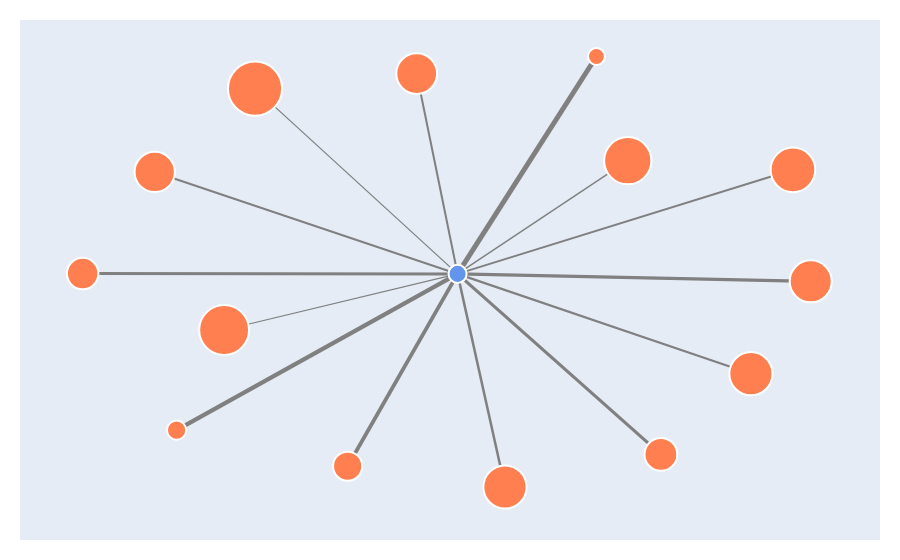

Write notebook code for a chart like this one.
### Code cell
fig = go.Figure(
   layout=go.Layout(
      titlefont_size=16,
      showlegend=False,
      hovermode='closest',
      margin=dict(b=20,l=20,r=20,t=20),
      xaxis=dict(showgrid=False, zeroline=False, showticklabels=False),
      yaxis=dict(showgrid=False, zeroline=False, showticklabels=False)
   )
)

for trace in edge_traces:
   fig.add_trace(trace)
fig.add_trace(node_trace)
fig.add_trace(edge_midpoint_trace)

fig.show()

### Figure 1 — Plotly figure (JSON) as saved in the notebook; plotly's stock layout.template omitted (floating-point values rounded to 4 significant figures)
{"data": [{"line": {"color": "gray", "width": 5.005}, "mode": "lines", "type": "scatter", "x": [0.0006874, 0.3713, null], "y": [-0.004906, 0.9437, null]}, {"line": {"color": "gray", "width": 4.225}, "mode": "lines", "type": "scatter", "x": [0.0006874, -0.7493, null], "y": [-0.004906, -0.687, null]}, {"line": {"color": "gray", "width": 3.775}, "mode": "lines", "type": "scatter", "x": [0.0006874, -0.2927, null], "y": [-0.004906, -0.8443, null]}, {"line": {"color": "gray", "width": 3.255}, "mode": "lines", "type": "scatter", "x": [0.0006874, 0.9434, null], "y": [-0.004906, -0.03736, null]}, {"line": {"color": "gray", "width": 3.206}, "mode": "lines", "type": "scatter", "x": [0.0006874, 0.5434, null], "y": [-0.004906, -0.7928, null]}, {"line": {"color": "gray", "width": 2.992}, "mode": "lines", "type": "scatter", "x": [0.0006874, -1, null], "y": [-0.004906, -0.003496, null]}, {"line": {"color": "gray", "width": 2.512}, "mode": "lines", "type": "scatter", "x": [0.0006874, 0.1273, null], "y": [-0.004906, -0.9349, null]}, {"line": {"color": "gray", "width": 2.173}, "mode": "lines", "type": "scatter", "x": [0.0006874, 0.7837, null], "y": [-0.004906, -0.4405, null]}, {"line": {"color": "gray", "width": 2.113}, "mode": "lines", "type": "scatter", "x": [0.0006874, -0.8077, null], "y": [-0.004906, 0.4402, null]}, {"line": {"color": "gray", "width": 2.063}, "mode": "lines", "type": "scatter", "x": [0.0006874, -0.1084, null], "y": [-0.004906, 0.8691, null]}, {"line": {"color": "gray", "width": 2.027}, "mode": "lines", "type": "scatter", "x": [0.0006874, 0.8959, null], "y": [-0.004906, 0.4492, null]}, {"line": {"color": "gray", "width": 1.418}, "mode": "lines", "type": "scatter", "x": [0.0006874, 0.455, null], "y": [-0.004906, 0.4892, null]}, {"line": {"color": "gray", "width": 1.274}, "mode": "lines", "type": "scatter", "x": [0.0006874, -0.5399, null], "y": [-0.004906, 0.8036, null]}, {"line": {"color": "gray", "width": 1.152}, "mode": "lines", "type": "scatter", "x": [0.0006874, -0.6224, null], "y": [-0.004906, -0.2498, null]}, {"hoverinfo": "text", "marker": {"color": ["cornflowerblue", "coral", "coral", "coral", "coral", "coral", "coral", "coral", "coral", "coral", "coral", "coral", "coral", "coral", "coral"], "line": {"width": 2}, "opacity": 1, "size": [18.05, 16.84, 19.14, 29.14, 42.04, 32.81, 31.48, 43.21, 43.13, 40.27, 40.77, 44.59, 47.21, 54.16, 49.88]}, "mode": "markers", "text": ["black cohosh<br>count = 37", "gooseflesh<br>count = 29", "the shits<br>count = 46", "night sweats<br>count = 340", "sweats<br>count = 4483", "muscle spasms<br>count = 707", "goosebumps<br>count = 542", "sweating<br>count = 5665", "insomnia<br>count = 5578", "stress<br>count = 3146", "chills<br>count = 3479", "nausea<br>count = 7465", "rls<br>count = 12618", "anxiety<br>count = 50570", "sleep<br>count = 21499"], "type": "scatter", "x": [0.0006874, 0.3713, -0.7493, -0.2927, 0.9434, 0.5434, -1, 0.1273, 0.7837, -0.8077, -0.1084, 0.8959, 0.455, -0.5399, -0.6224], "y": [-0.004906, 0.9437, -0.687, -0.8443, -0.03736, -0.7928, -0.003496, -0.9349, -0.4405, 0.4402, 0.8691, 0.4492, 0.4892, 0.8036, -0.2498]}, {"hoverinfo": "text", "marker": {"color": "grey", "opacity": 0, "size": 50}, "mode": "markers", "text": ["# connections = 3<br>ppmi = 10.01", "# connections = 1<br>ppmi = 8.45", "# connections = 3<br>ppmi = 7.55", "# connections = 14<br>ppmi = 6.51", "# connections = 2<br>ppmi = 6.41", "# connections = 1<br>ppmi = 5.98", "# connections = 4<br>ppmi = 5.02", "# connections = 2<br>ppmi = 4.35", "# connections = 1<br>ppmi = 4.23", "# connections = 1<br>ppmi = 4.13", "# connections = 2<br>ppmi = 4.05", "# connections = 1<br>ppmi = 2.84", "# connections = 3<br>ppmi = 2.55", "# connections = 1<br>ppmi = 2.3"], "type": "scatter", "x": [0.186, -0.3743, -0.146, 0.472, 0.2721, -0.4997, 0.06397, 0.3922, -0.4035, -0.05387, 0.4483, 0.2278, -0.2696, -0.3109], "y": [0.4694, -0.3459, -0.4246, -0.02113, -0.3988, -0.004201, -0.4699, -0.2227, 0.2176, 0.4321, 0.2221, 0.2421, 0.3994, -0.1274]}], "layout": {"hovermode": "closest", "margin": {"b": 20, "l": 20, "r": 20, "t": 20}, "showlegend": false, "title": {"font": {"size": 16}}, "xaxis": {"showgrid": false, "showticklabels": false, "zeroline": false}, "yaxis": {"showgrid": false, "showticklabels": false, "zeroline": false}}}
